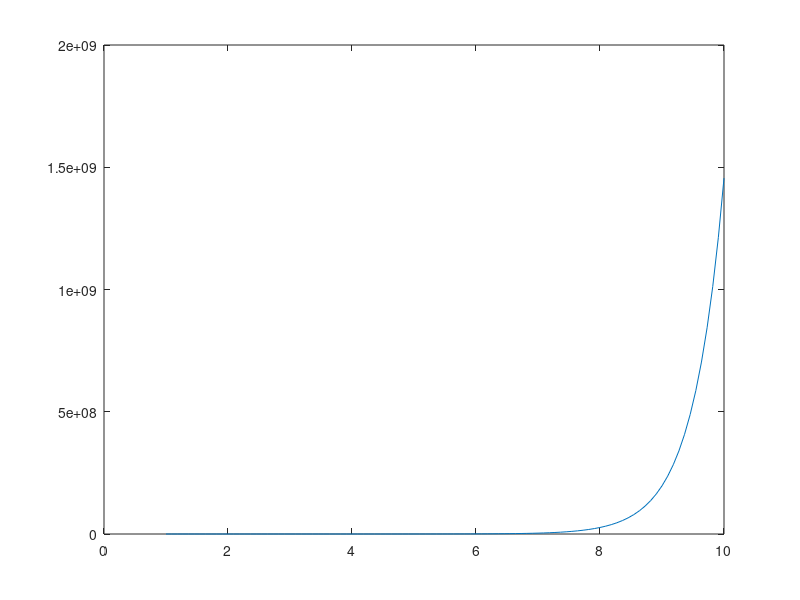

Write MATLAB code to recreate this figure.
function test_exponential_fit
  a = 3; b = 2;
  x = linspace(1, 10)';
  y = a * exp(b .* x);
  plot(x, y)
  % [fit_object, goodness] = fit(x, y, 'lolfun')
  % plot(fit_object, x, y)
end
